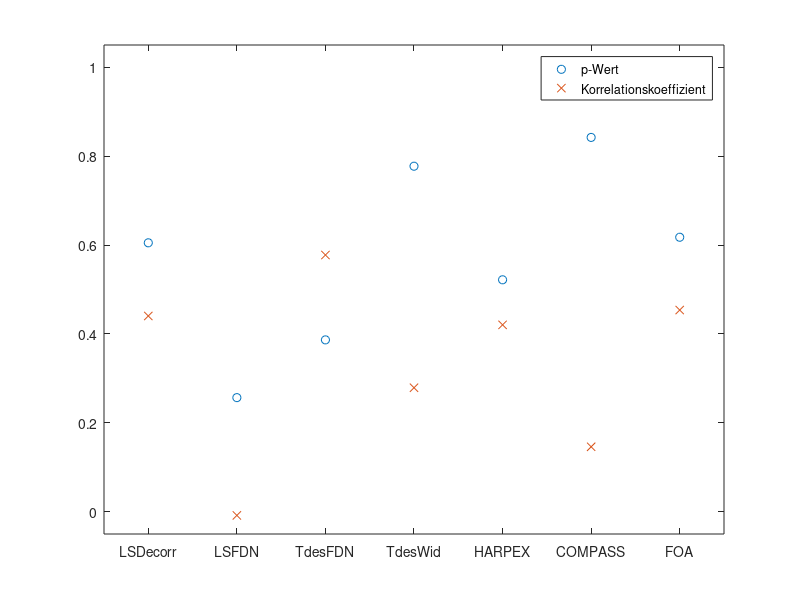

This chart was generated by the following MATLAB code:
%pkg load statistics

clear
close all
clc

Klang = load('dirac_sound_quality_no_header.txt', '-ascii');
Klang = Klang(:,1:7);
Raum = load('dirac_room_quality_no_header.txt', '-ascii');
Raum = Raum(:,1:7);

x = [1:length(Klang)];

%figure
%hist(Raum(:,7))
%qqplot(x, Klang(:,7), '-', x)

%[h_1, p_1] = ttest(Klang(:,1), Raum(:,1))

for i = [1:7]
    [h(i), p(i)] = ttest(Klang(:,i), Raum(:,i));
    R = corrcoef(Klang(:,i), Raum(:,i));
    r(i) = R(1, 2);
end

figure
plot(1:length(p), p, 'o', 1:length(r), r, 'x')
set(gca,'xtick',1:7,'xticklabel',{'LSDecorr','LSFDN','TdesFDN','TdesWid','HARPEX','COMPASS','FOA'})
legend('p-Wert', 'Korrelationskoeffizient')

xlim([0.5 7.5])
ylim([-0.05 1.05])
